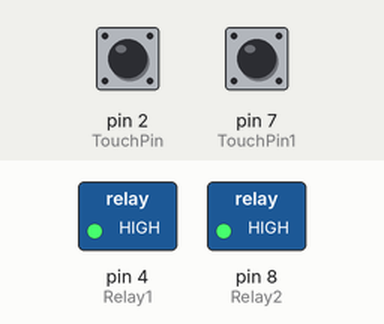
Simulated run of this sketch. Board: Arduino Uno, built with avr-gcc and run on an emulated ATmega328P. Parts: switched loads named in the sketch (green lamp = pin HIGH). Dashed ring = blinking. Inputs (shaded band) come from the test bench; at power-on: pin 2 (TouchPin) LOW, pin 7 (TouchPin1) LOW.

Above: at 1.2 s.
1.3 s: pin 2 (TouchPin) pulsed HIGH 5 times (0.12 s each, 0.3 s apart)
At 1.75 s:
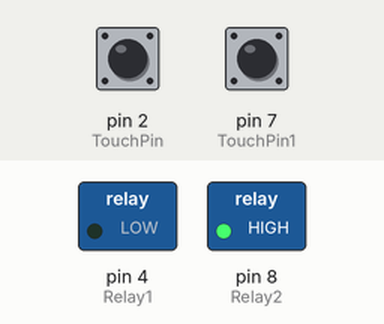
4.3 s: pin 2 (TouchPin) pulled HIGH for 0.15 s
At 4.8 s:
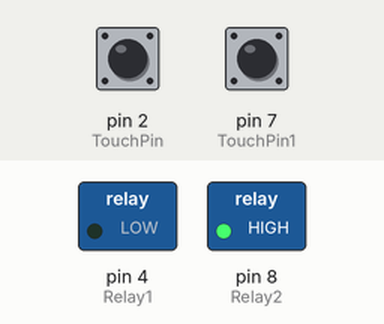
5.9 s: pin 2 (TouchPin) pulled HIGH for 1 s
At 7.2 s:
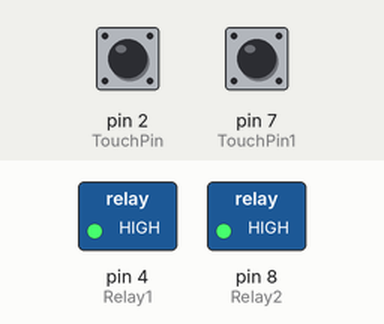
8.4 s: pin 7 (TouchPin1) pulsed HIGH 2 times (0.12 s each, 0.3 s apart)
At 9.3 s:
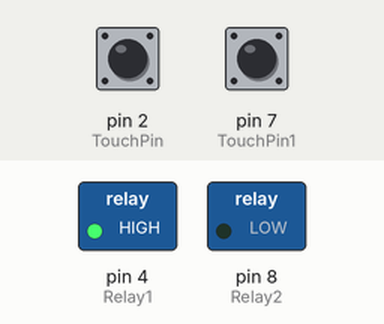
10.5 s: pin 2 (TouchPin) pulled HIGH for 0.15 s
At 11.9 s:
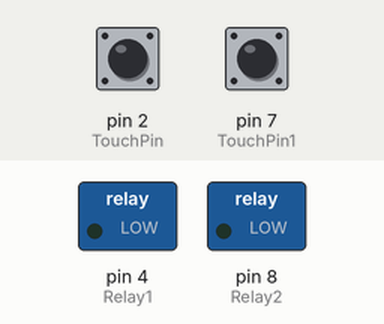
Timing chart, 0 to 13.1 s (numbered marks = the images above; inputs shaded):
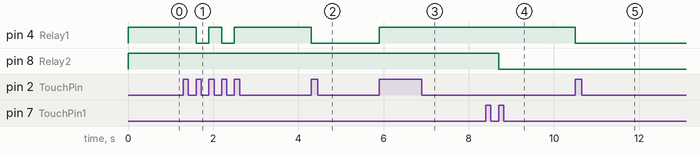

The sketch:

Arduino2Overall.ino.ino
```cpp
//WaterSprinkle-0
const int TouchPin = 2; const int Relay1 = 4; //This is for The the Water Sprinkling function PINs
int LastState1 = LOW; bool CurrentState1; int RelayState1 = LOW; //Function Variables #WaterSprinkling
//WaterSprinkle-1

//Gatorade-0
const int TouchPin1 = 7; const int Relay2 = 8; //Input Output function PINs
int LastState2 = LOW; bool CurrentState2; int RelayState2 = LOW; //Function Variables #Gatorade
//Gatorade-1


void setup() {
//WaterSprinkle-0
  pinMode(TouchPin, INPUT);
  pinMode(Relay1, OUTPUT);
  digitalWrite(Relay1, HIGH);
//WaterSprinkle-1

//Gatorade-0
  pinMode(TouchPin1, INPUT);
  pinMode(Relay2, OUTPUT);
  digitalWrite(Relay2, HIGH);
//Gatorade-1


}

void loop() {
//WaterSprinkle-0
  CurrentState1 = digitalRead(TouchPin); Serial.println(CurrentState1);
  if(LastState1==LOW && CurrentState1==HIGH ){
    WaterSprinkle();  }
 LastState1 = CurrentState1;
//WaterSprinkle-1

//Gatorade-0
  CurrentState2 = digitalRead(TouchPin1); Serial.println(CurrentState2);
  if(LastState2==LOW && CurrentState2==HIGH ){
    Gatorade();  }
 LastState2 = CurrentState2;
//Gatorade-1


}


//Gatorade-0
void Gatorade(){
  if(RelayState2 == LOW){RelayState2 = HIGH;}
  else if(RelayState2 == HIGH){RelayState2 = LOW;}
  digitalWrite(Relay2, RelayState2);
}
//Gatorade-1

//WaterSprinkle-0
void WaterSprinkle(){
  if(RelayState1 == LOW){RelayState1 = HIGH;}
  else if(RelayState1 == HIGH){RelayState1 = LOW;}
  digitalWrite(Relay1, RelayState1);
}
//WaterSprinkle-1
```

Measured:
- after the input at 1.3 s, pin 4 (Relay1): alternates HIGH for 0.30 s and LOW for 0.30 s, 4 changes in all, then stays HIGH, starting after 0.30 s
- after the input at 4.3 s, pin 4 (Relay1): HIGH → LOW at once
- after the input at 5.9 s, pin 4 (Relay1): LOW → HIGH at once
- after the input at 8.4 s, pin 8 (Relay2): HIGH → LOW after 0.30 s
- after the input at 10.5 s, pin 4 (Relay1): HIGH → LOW at once
